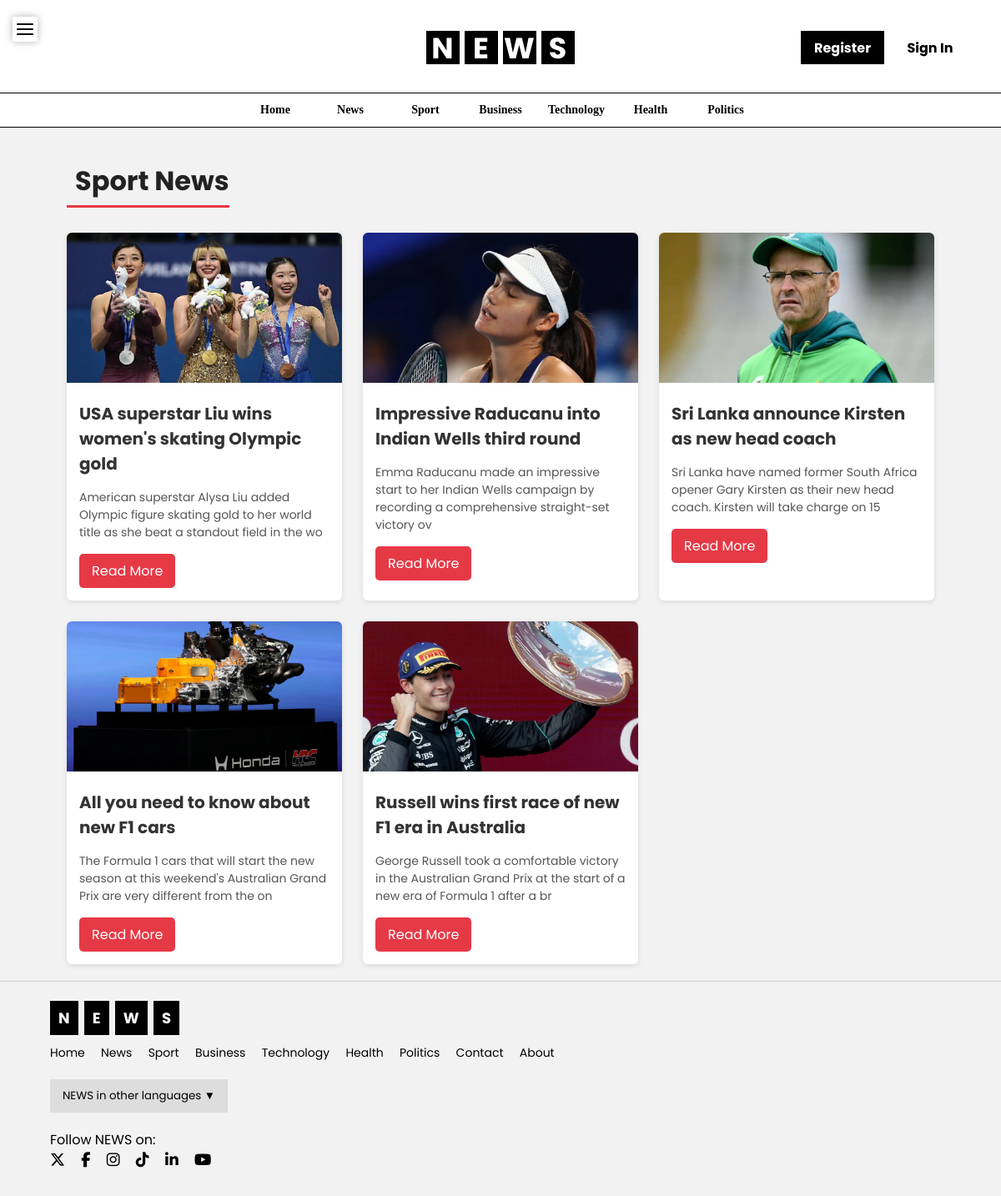
Screenshot of /sport.php with the database file from the repository.
### tables this page shows
CREATE TABLE `articles` (
  `id` int(11) NOT NULL,
  `title` varchar(255) DEFAULT NULL,
  `content` text DEFAULT NULL,
  `image` varchar(255) DEFAULT NULL,
  `category_id` int(11) DEFAULT NULL,
  `author_id` int(11) DEFAULT NULL,
  `created_at` timestamp NOT NULL DEFAULT current_timestamp(),
  `updated_at` timestamp NULL DEFAULT NULL,
  `category` varchar(50) DEFAULT NULL
);

### sport.php (the view, shortened to what this page needs)
<?php
include "includes/header.php";
include "includes/db.php";
?>
<div class="container">
<h2 class="category-title">Sport News</h2>
<div class="news-container">
<?php
$sql = "SELECT articles.*, categories.category_name
        FROM articles
        JOIN categories ON articles.category_id = categories.id
        WHERE categories.category_name = 'Sport'
        ORDER BY articles.created_at DESC";
$result = mysqli_query($conn, $sql);
if(mysqli_num_rows($result) > 0){
    while($row = mysqli_fetch_assoc($result)){
?>
<div class="news-card">
    <img src="assets/images/<?php echo $row['image']; ?>" alt="">
    <h3><?php echo $row['title']; ?></h3>
    <p><?php echo substr($row['content'],0,120); ?></p>
    <a href="single-news.php?id=<?php echo $row['id']; ?>">Read More</a>
</div>
<?php
    }
}else{
    echo "<p>No Sport news available</p>";
}
?>
</div>
</div>
<?php include "includes/footer.php"; ?>

### assets/css/style.css (style rules this page uses)
* { margin: 0; padding: 0; box-sizing: border-box; font-family: 'Poppins',sans-serif; }
body { background-color: #f2f2f2; }
h2 { font-size: 28px; font-weight: bold; color: #000000; padding-left: 10px; margin-top: 20px; }
.news-card { background:#fff; border-radius:6px; overflow:hidden; box-shadow:0 2px 6px rgba(0,0,0,0.1); }

### sport.php (style rules this page uses)
.container { width:90%; margin:auto; padding:20px; }
.category-title { text-align:center; font-size:32px; margin-bottom:30px; color:#222; border-bottom:3px solid #e63946; display:inline-block; padding-bottom:5px; }
.news-container { display:grid; grid-template-columns:repeat(auto-fit,minmax(250px,1fr)); gap:25px; }
.news-card { background:#ffffff; border-radius:10px; overflow:hidden; box-shadow:0 4px 10px rgba(0,0,0,0.1); transition:0.3s; }
.news-card img { width:100%; height:180px; object-fit:cover; }
.news-card h3 { font-size:20px; margin:15px; color:#333; }
.news-card p { margin:0 15px 15px; font-size:14px; color:#555; }
.news-card a { display:inline-block; margin:0 15px 15px; padding:8px 15px; background:#e63946; color:#fff; text-decoration:none; border-radius:5px; }

### rows the page displays
articles: image (picture), title "USA superstar Liu wins women's skating Olympic gold", content "American superstar Alysa Liu added Olympic figure skating gold to her world title as she beat a standout field in the wo"
articles: image (picture), title "Impressive Raducanu into Indian Wells third round", content "Emma Raducanu made an impressive start to her Indian Wells campaign by recording a comprehensive straight-set victory ov"
articles: image (picture), title "Sri Lanka announce Kirsten as new head coach", content "Sri Lanka have named former South Africa opener Gary Kirsten as their new head coach. Kirsten will take charge on 15"
articles: image (picture), title "All you need to know about new F1 cars", content "The Formula 1 cars that will start the new season at this weekend's Australian Grand Prix are very different from the on"
articles: image (picture), title "Russell wins first race of new F1 era in Australia", content "George Russell took a comfortable victory in the Australian Grand Prix at the start of a new era of Formula 1 after a br"
